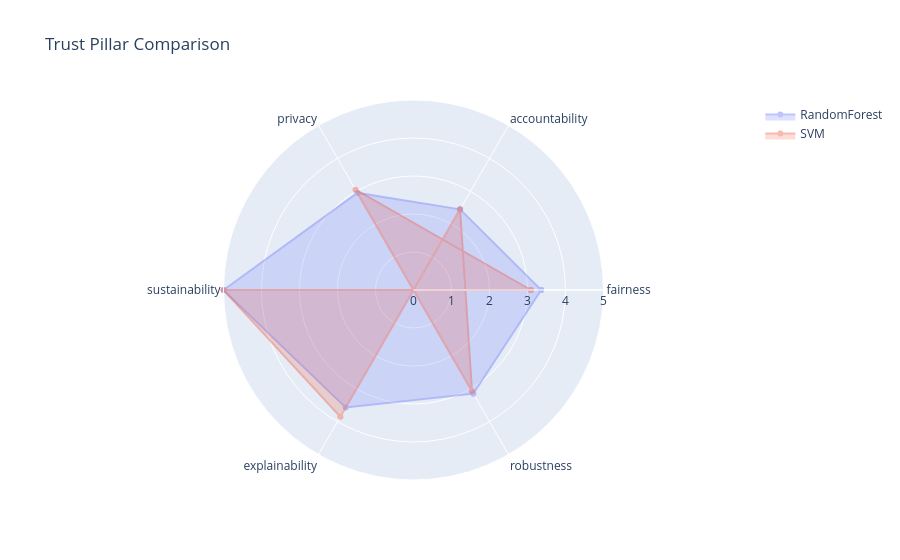
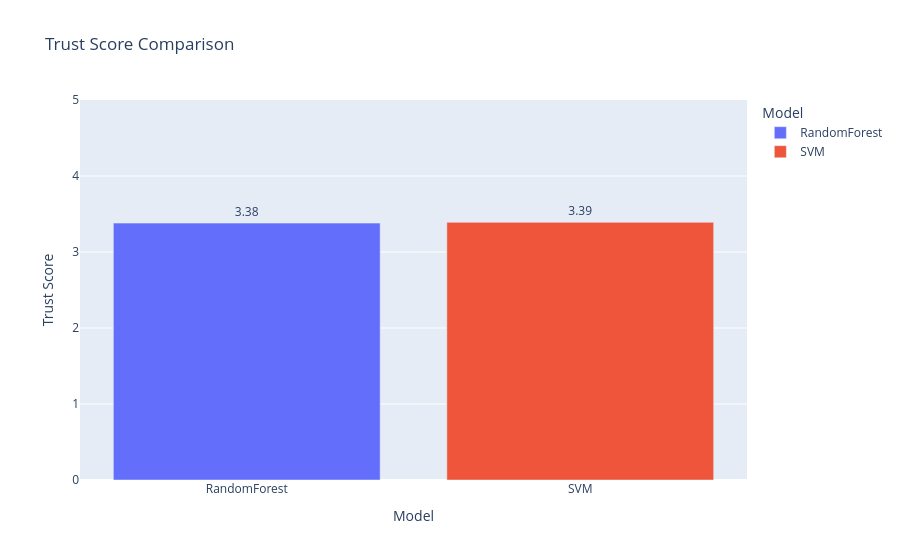
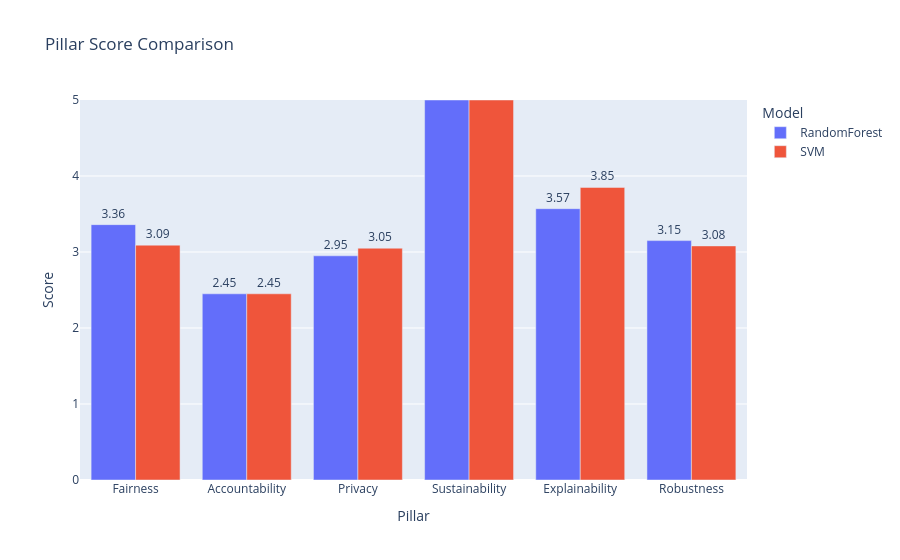
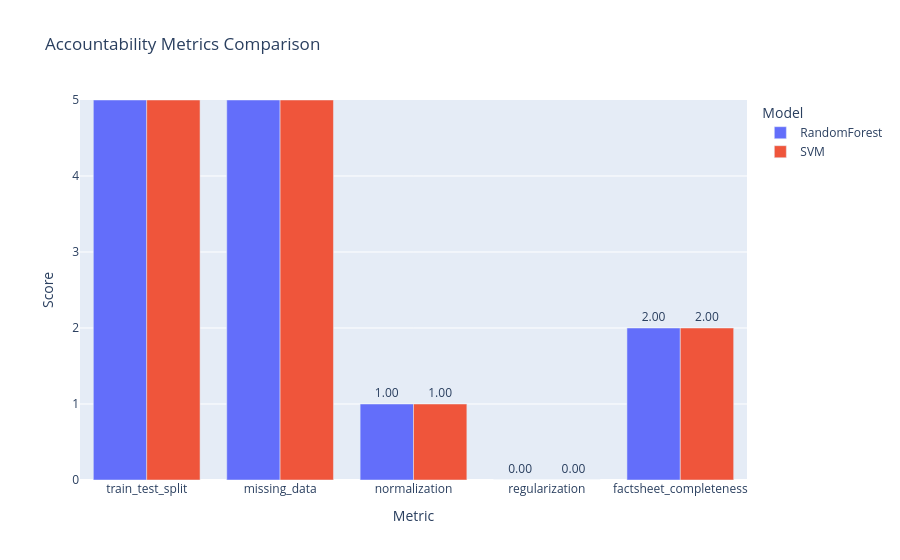

The notebook cell saved with these charts, in order:
### Code cell
TrustEvaluator.compare_radar({
    "RandomForest": subset_rf,
    "SVM": subset_svm
})

TrustEvaluator.compare_all_bars({
    "RandomForest": subset_rf,
    "SVM": subset_svm
})

### Figure 1 — Plotly figure (JSON) as saved in the notebook; plotly's stock layout.template omitted (floating-point values rounded to 4 significant figures)
{"data": [{"fill": "toself", "name": "RandomForest", "opacity": 0.4, "r": [3.36, 2.45, 2.95, 5, 3.57, 3.15, 3.36], "theta": ["fairness", "accountability", "privacy", "sustainability", "explainability", "robustness", "fairness"], "type": "scatterpolar"}, {"fill": "toself", "name": "SVM", "opacity": 0.4, "r": [3.09, 3.05, 3.08, 2.45, 3.85, 5, 3.09], "theta": ["fairness", "privacy", "robustness", "accountability", "explainability", "sustainability", "fairness"], "type": "scatterpolar"}], "layout": {"polar": {"radialaxis": {"range": [0, 5], "visible": true}}, "showlegend": true, "title": {"text": "Trust Pillar Comparison"}}}

### Figure 2 — Plotly figure (JSON) as saved in the notebook; plotly's stock layout.template omitted (floating-point values rounded to 4 significant figures)
{"data": [{"hovertemplate": "Model=%{x}<br>Trust Score=%{text}<extra></extra>", "legendgroup": "RandomForest", "marker": {"color": "#636efa", "pattern": {"shape": ""}}, "name": "RandomForest", "orientation": "v", "showlegend": true, "text": [3.38], "textposition": "outside", "texttemplate": "%{text:.2f}", "type": "bar", "x": ["RandomForest"], "xaxis": "x", "y": [3.38], "yaxis": "y"}, {"hovertemplate": "Model=%{x}<br>Trust Score=%{text}<extra></extra>", "legendgroup": "SVM", "marker": {"color": "#EF553B", "pattern": {"shape": ""}}, "name": "SVM", "orientation": "v", "showlegend": true, "text": [3.39], "textposition": "outside", "texttemplate": "%{text:.2f}", "type": "bar", "x": ["SVM"], "xaxis": "x", "y": [3.39], "yaxis": "y"}], "layout": {"barmode": "relative", "legend": {"title": {"text": "Model"}, "tracegroupgap": 0}, "title": {"text": "Trust Score Comparison"}, "xaxis": {"anchor": "y", "categoryarray": ["RandomForest", "SVM"], "categoryorder": "array", "domain": [0, 1], "title": {"text": "Model"}}, "yaxis": {"anchor": "x", "domain": [0, 1], "range": [0, 5], "title": {"text": "Trust Score"}}}}

### Figure 3 — Plotly figure (JSON) as saved in the notebook; plotly's stock layout.template omitted (floating-point values rounded to 4 significant figures)
{"data": [{"alignmentgroup": "True", "hovertemplate": "Model=RandomForest<br>Pillar=%{x}<br>Score=%{text}<extra></extra>", "legendgroup": "RandomForest", "marker": {"color": "#636efa", "pattern": {"shape": ""}}, "name": "RandomForest", "offsetgroup": "RandomForest", "orientation": "v", "showlegend": true, "text": [3.36, 2.45, 2.95, 5.0, 3.57, 3.15], "textposition": "outside", "texttemplate": "%{text:.2f}", "type": "bar", "x": ["Fairness", "Accountability", "Privacy", "Sustainability", "Explainability", "Robustness"], "xaxis": "x", "y": [3.36, 2.45, 2.95, 5.0, 3.57, 3.15], "yaxis": "y"}, {"alignmentgroup": "True", "hovertemplate": "Model=SVM<br>Pillar=%{x}<br>Score=%{text}<extra></extra>", "legendgroup": "SVM", "marker": {"color": "#EF553B", "pattern": {"shape": ""}}, "name": "SVM", "offsetgroup": "SVM", "orientation": "v", "showlegend": true, "text": [3.09, 3.05, 3.08, 2.45, 3.85, 5.0], "textposition": "outside", "texttemplate": "%{text:.2f}", "type": "bar", "x": ["Fairness", "Privacy", "Robustness", "Accountability", "Explainability", "Sustainability"], "xaxis": "x", "y": [3.09, 3.05, 3.08, 2.45, 3.85, 5.0], "yaxis": "y"}], "layout": {"barmode": "group", "legend": {"title": {"text": "Model"}, "tracegroupgap": 0}, "title": {"text": "Pillar Score Comparison"}, "xaxis": {"anchor": "y", "domain": [0, 1], "title": {"text": "Pillar"}}, "yaxis": {"anchor": "x", "domain": [0, 1], "range": [0, 5], "title": {"text": "Score"}}}}

### Figure 4 — Plotly figure (JSON) as saved in the notebook; plotly's stock layout.template omitted (floating-point values rounded to 4 significant figures)
{"data": [{"alignmentgroup": "True", "hovertemplate": "Model=RandomForest<br>Metric=%{x}<br>Score=%{text}<extra></extra>", "legendgroup": "RandomForest", "marker": {"color": "#636efa", "pattern": {"shape": ""}}, "name": "RandomForest", "offsetgroup": "RandomForest", "orientation": "v", "showlegend": true, "text": [5.0, 5.0, 1.0, 0.0, 2.0], "textposition": "outside", "texttemplate": "%{text:.2f}", "type": "bar", "x": ["train_test_split", "missing_data", "normalization", "regularization", "factsheet_completeness"], "xaxis": "x", "y": [5.0, 5.0, 1.0, 0.0, 2.0], "yaxis": "y"}, {"alignmentgroup": "True", "hovertemplate": "Model=SVM<br>Metric=%{x}<br>Score=%{text}<extra></extra>", "legendgroup": "SVM", "marker": {"color": "#EF553B", "pattern": {"shape": ""}}, "name": "SVM", "offsetgroup": "SVM", "orientation": "v", "showlegend": true, "text": [5.0, 5.0, 1.0, 0.0, 2.0], "textposition": "outside", "texttemplate": "%{text:.2f}", "type": "bar", "x": ["train_test_split", "missing_data", "normalization", "regularization", "factsheet_completeness"], "xaxis": "x", "y": [5.0, 5.0, 1.0, 0.0, 2.0], "yaxis": "y"}], "layout": {"barmode": "group", "legend": {"title": {"text": "Model"}, "tracegroupgap": 0}, "title": {"text": "Accountability Metrics Comparison"}, "xaxis": {"anchor": "y", "domain": [0, 1], "title": {"text": "Metric"}}, "yaxis": {"anchor": "x", "domain": [0, 1], "range": [0, 5], "title": {"text": "Score"}}}}
